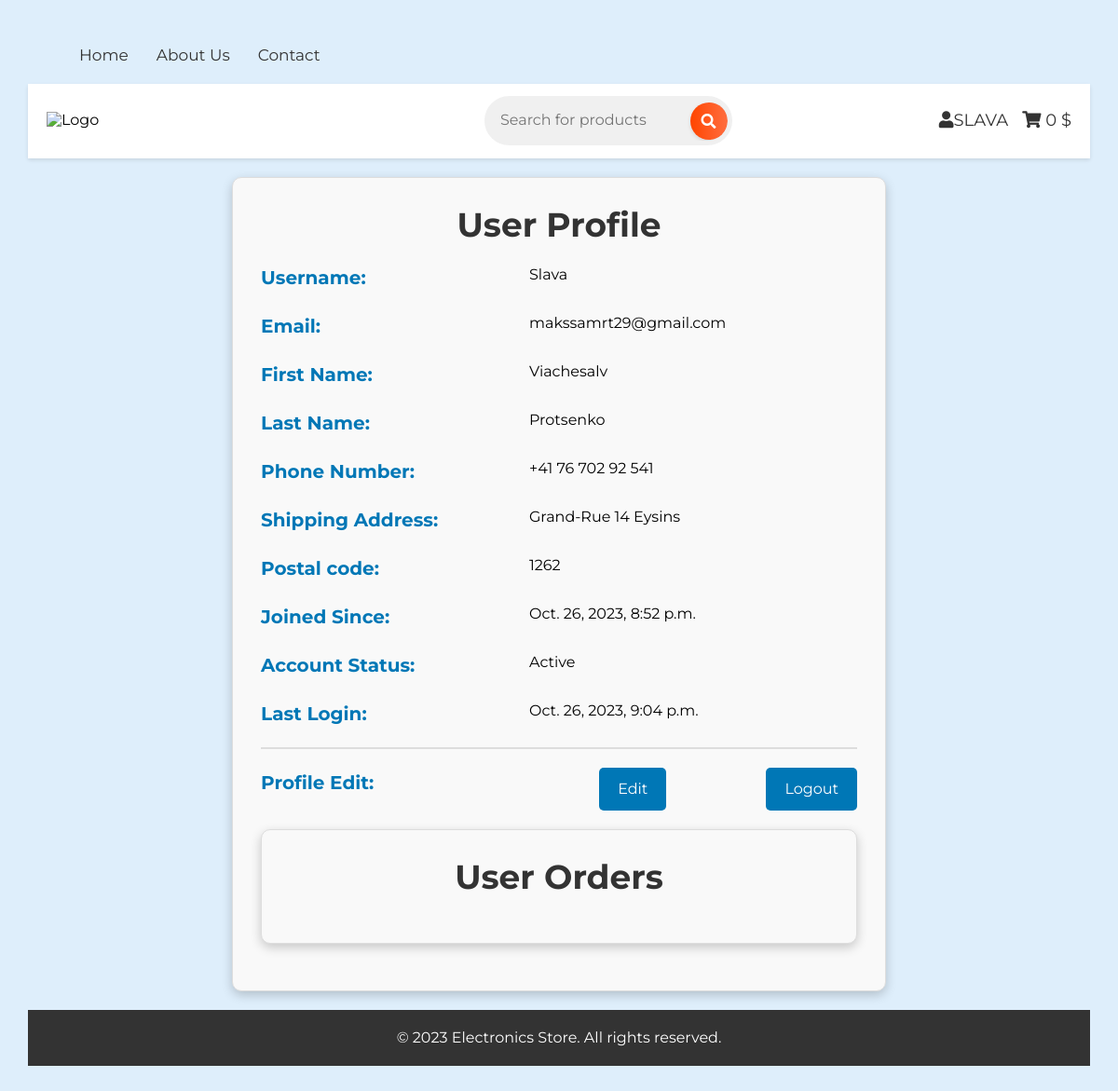
The app's page /user/profile/ (signed in), older data.
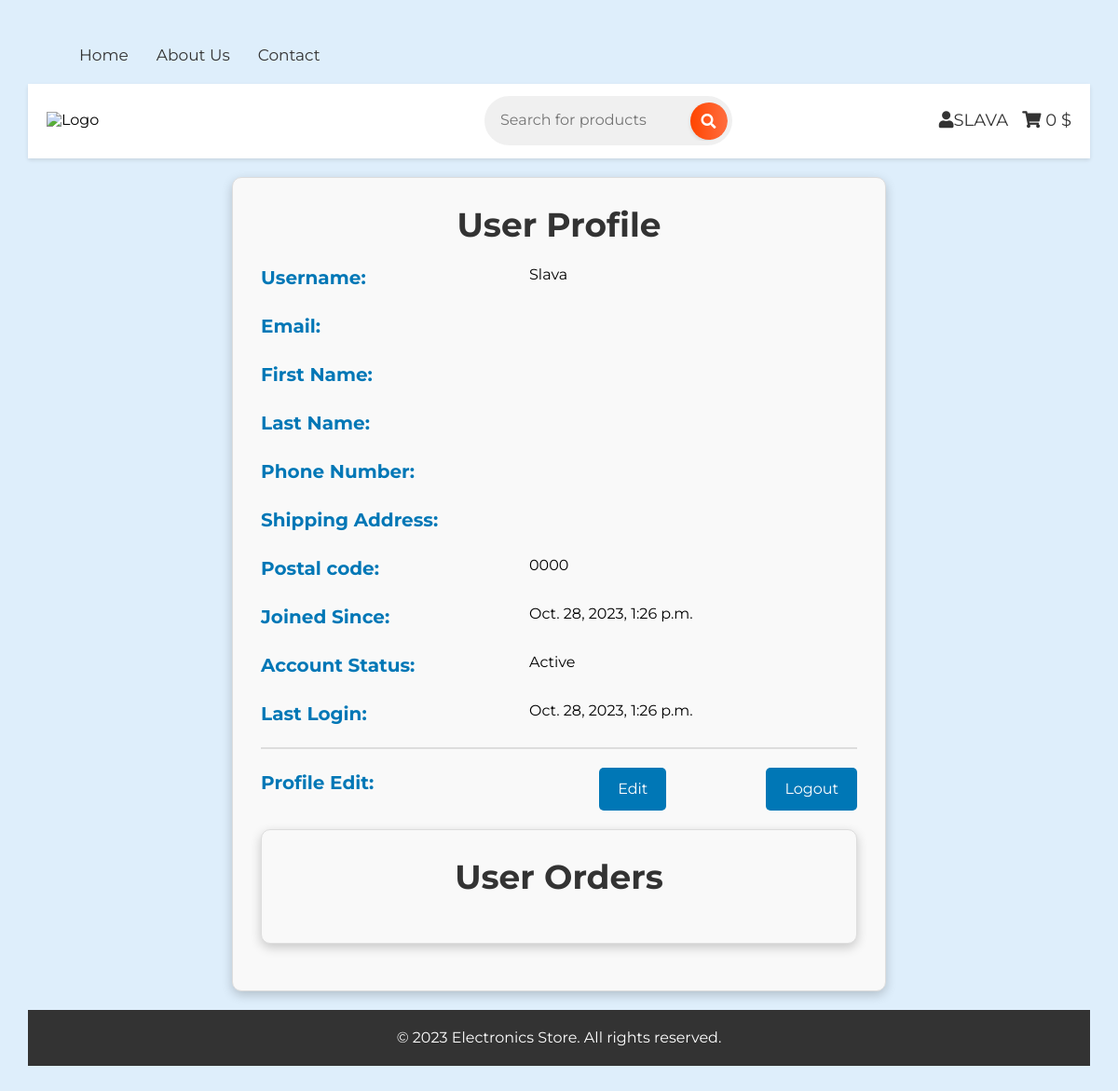
The same page, newer data.
### usersApp/models.py (models this page shows, shortened)
class CustomUser(AbstractBaseUser, PermissionsMixin):
    email = models.EmailField(verbose_name='Електронна пошта')
    username = models.CharField(max_length=150, unique=True, blank=True, verbose_name='Ім\'я користувача')
    first_name = models.CharField(max_length=150, blank=True, verbose_name='Ім\'я')
    last_name = models.CharField(max_length=150, blank=True, verbose_name='Прізвище')
    phone_number = models.CharField(max_length=20, blank=True, verbose_name='Номер телефону')
    shipping_address = models.CharField(max_length=255, blank=True, verbose_name='Адреса доставки')
    postal_code = models.CharField(max_length=4, blank=True, null=True, default='0000', verbose_name='Поштовий індекс')
    is_active = models.BooleanField(default=True, verbose_name='Активний')
    is_staff = models.BooleanField(default=False, verbose_name='Персонал')
    date_joined = models.DateTimeField(default=timezone.now, verbose_name='Дата реєстрації')
    objects = CustomUserManager()
    USERNAME_FIELD = 'username'
    REQUIRED_FIELDS = []
    class Meta:
        verbose_name = 'Користувач'
        verbose_name_plural = 'Користувачі'

### usersApp/views.py (the view)
# urls.py: path('profile/', views.profile, name='profile'),
def profile(request):
    user = request.user  # Получаем объект пользователя текущей сессии
    return render(request, 'usersApp/profile.html', {'user': user})

### mainapp/context_processors.py (called while the page is built)
def calculate_cart_total(user):
    total = 0
    if user.is_authenticated:
        cart_items = CartItem.objects.filter(user=user)
        for cart_item in cart_items:
            total += cart_item.quantity * cart_item.product.product_price
    return total

def cart_total(request):
    total = calculate_cart_total(request.user)
    return {'cart_total': total}

def get_username(request):
    user = get_user(request)
    username = user.username if user.is_authenticated else None
    return {'username': username}

### usersApp/templates/usersApp/profile.html (shortened to what this page needs)
{% extends 'mainapp/base.html' %}
{% block contents %}
<div class="profile-container">
    <h2 class="profile-container__title">User Profile</h2>
    <div class="profile-info">
        <p class="profile-info__item"><strong class="profile-info__label">Username:</strong> <span class="profile-info__value" id="username">{{ user.username }}</span></p>
        <p class="profile-info__item"><strong class="profile-info__label">Email:</strong> <span class="profile-info__value" id="email">{{ user.email }}</span></p>
        <p class="profile-info__item"><strong class="profile-info__label">First Name:</strong> <span class="profile-info__value" id="first_name">{{ user.first_name }}</span></p>
        <p class="profile-info__item"><strong class="profile-info__label">Last Name:</strong> <span class="profile-info__value" id="last_name">{{ user.last_name }}</span></p>
        <p class="profile-info__item"><strong class="profile-info__label">Phone Number:</strong> <span class="profile-info__value" id="phone_number">{{ user.phone_number }}</span></p>
        <p class="profile-info__item"><strong class="profile-info__label">Shipping Address:</strong> <span class="profile-info__value" id="shipping_address">{{ user.shipping_address }}</span></p>
        <p class="profile-info__item"><strong class="profile-info__label">Postal code:</strong> <span class="profile-info__value" id="postal_code">{{ user.postal_code }}</span></p>
        <p class="profile-info__item"><strong class="profile-info__label">Joined Since:</strong> <span class="profile-info__value" id="date_joined">{{ user.date_joined }}</span></p>
        <p class="profile-info__item"><strong class="profile-info__label">Account Status:</strong> <span class="profile-info__value">Active</span></p>
        <p class="profile-info__item"><strong class="profile-info__label">Last Login:</strong> <span class="profile-info__value" id="last_login">{{ user.last_login }}</span></p>
        <hr>
        {% if user.is_authenticated %}
            <p class="profile-info__item">
                <strong class="profile-info__label">Profile Edit:</strong>
                <a class="edit-button" id="edit-button" href="{% url 'edit_profile' %}">Edit</a>
                <button class="button" id="logout-button">Logout</button>
            </p>
        {% endif %}
    </div>
    <div class="profile-container">
        <h2 class="profile-container__title">User Orders</h2>
    </div>
</div>
{% endblock %}

### mainapp/templates/mainapp/base.html (shortened to what this page needs)
{% load static %}
<!DOCTYPE html>
<html>
<head>
    <link rel="stylesheet" href="https://cdnjs.cloudflare.com/ajax/libs/font-awesome/5.15.3/css/all.min.css">
</head>
<body>
<div class="wrapper">
    <nav class="top-nav">
        <ul class="top-nav__menu">
            <li class="top-nav__item"><a class="nav-menu__link" href="{% url 'home' %}">Home</a></li>
            <li class="top-nav__item"><a class="nav-menu__link" href="#">About Us</a></li>
            <li class="top-nav__item"><a class="nav-menu__link" href="#">Contact</a></li>
        </ul>
    </nav>
    <header>
        <div class="header__logo">
            <img src="https://www.w3schools.com/images/w3schools_logo.png" alt="Logo">
        </div>
        <div class="search-form">
            <form action="/search" method="GET">
                <div class="search">
                    <input type="text" id="search-input" name="q" placeholder="Search for products">
                    <button type="submit" title="Search"><i class="fas fa-search"></i></button>
                </div>
            </form>
        </div>
        <div class="user-controls">
            <a href="{% url 'profile' %}"><i class="fas fa-user"></i>{{ username|default:"Your account" }}</a>
            <a href="{% url 'cart' %}">
                <i class="fas fa-shopping-cart"></i>
                <span id="cart-total-amount">{{ cart_total }}</span> $
            </a>
        </div>
    </header>
    <main class="content">
        {% block contents %}
        {% endblock %}
    </main>
    <footer class="footer">
        <p>© 2023 Electronics Store. All rights reserved.</p>
    </footer>
</div>
</body>
</html>

Row changes from the older to the newer data that the page shows:
changed CustomUser "SLAVA": postal_code "1262" → "0000"; date_joined "Oct. 26, 2023, 8:52 p.m." → "Oct. 28, 2023, 1:26 p.m."; last_login "Oct. 26, 2023, 9:04 p.m." → "Oct. 28, 2023, 1:26 p.m."; email "makssamrt29@gmail.com" → (not shown); first_name "Viachesalv" → (not shown); last_name "Protsenko" → (not shown); phone_number "+41 76 702 92 541" → (not shown); shipping_address "Grand-Rue 14 Eysins" → (not shown)
